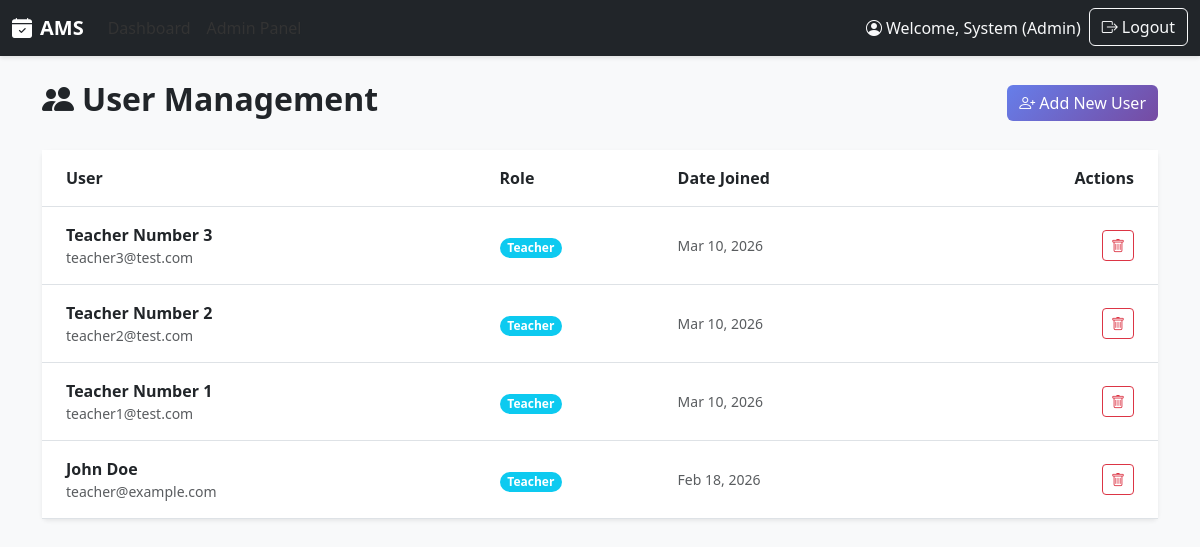
Page /accounts/admin/users/?role=teacher (signed in) on the earlier database version.
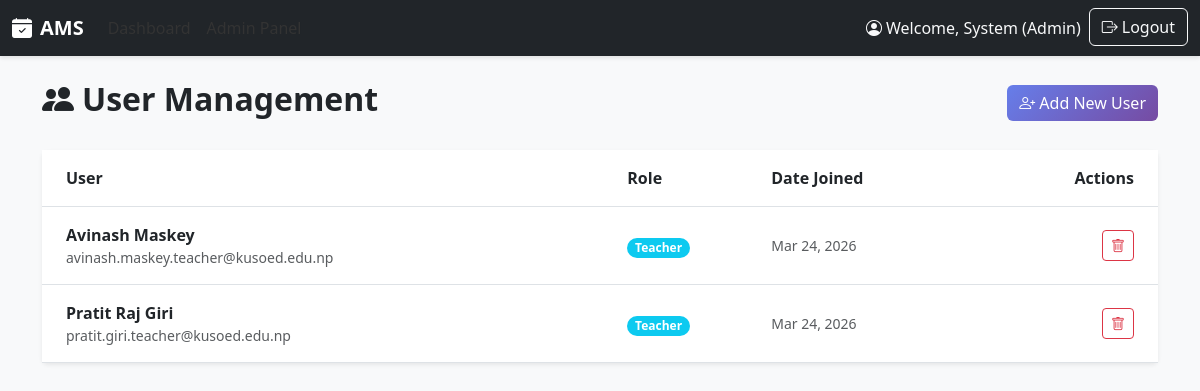
Same page on the later database version.
### core/models.py (models this page shows, shortened)
class User(AbstractUser):
    ROLE_CHOICES = [
        ('admin', 'Admin'),
        ('teacher', 'Teacher'),
        ('student', 'Student'),
    ]
    username = None
    id = models.UUIDField(primary_key=True, default=uuid.uuid4, editable=False)
    firstname = models.CharField(max_length=100)
    middlename = models.CharField(max_length=100, blank=True, null=True)
    lastname = models.CharField(max_length=100)
    email = models.EmailField(unique=True)
    role = models.CharField(max_length=20, choices=ROLE_CHOICES)
    updated_at = models.DateTimeField(auto_now=True)
    USERNAME_FIELD = 'email'
    REQUIRED_FIELDS = ['firstname', 'lastname']
    objects = UserManager()
    class Meta:
        db_table = 'user'
        ordering = ['-date_joined']

### accounts/views.py (the view)
# urls.py: path('admin/users/', views.user_list, name='user_list'),
@login_required
@user_passes_test(role_check('admin'), login_url='login')
def user_list(request):
    role_filter = request.GET.get('role')
    users = User.objects.all()
    if role_filter:
        users = users.filter(role=role_filter)
    context = {
        'users': users,
        'role_filter': role_filter,
        'page_title': 'User Management'
    }
    return render(request, 'admin/user_list.html', context)

### accounts/views.py (called while the page is built)
def role_check(role):
    def check(user):
        return user.is_authenticated and (user.role == role or user.is_superuser)
    return check

### templates/admin/user_list.html (shortened to what this page needs)
{% extends 'base.html' %}
{% block content %}
<div class="d-flex justify-content-between align-items-center mb-4">
    <h2 class="fw-bold"><i class="bi bi-people-fill me-2"></i>{{ page_title }}</h2>
    <a href="{% url 'user_create' %}" class="btn btn-primary">
        <i class="bi bi-person-plus me-1"></i>Add New User
    </a>
</div>
<div class="card shadow-sm border-0 mb-4">
    <div class="card-body p-0">
        <div class="table-responsive">
            <table class="table table-hover align-middle mb-0">
                <thead class="bg-light">
                    <tr>
                        <th class="px-4 py-3">User</th>
                        <th class="py-3">Role</th>
                        <th class="py-3">Date Joined</th>
                        <th class="px-4 py-3 text-end">Actions</th>
                    </tr>
                </thead>
                <tbody>
                    {% for user_obj in users %}
                    <tr>
                        <td class="px-4 py-3">
                            <div class="fw-bold">{{ user_obj.firstname }} {{ user_obj.lastname }}</div>
                            <div class="text-muted small">{{ user_obj.email }}</div>
                        </td>
                        <td class="py-3">
                            <span
                                class="badge {% if user_obj.role == 'admin' %}bg-danger{% elif user_obj.role == 'teacher' %}bg-info{% else %}bg-success{% endif %} rounded-pill">
                                {{ user_obj.role|title }}
                            </span>
                        </td>
                        <td class="py-3 text-muted small">{{ user_obj.date_joined|date:"M d, Y" }}</td>
                        <td class="px-4 py-3 text-end">
                            <form action="{% url 'user_delete' user_obj.id %}" method="get" class="d-inline">
                                <button type="submit" class="btn btn-sm btn-outline-danger">
                                    <i class="bi bi-trash"></i>
                                </button>
                            </form>
                        </td>
                    </tr>
                    {% empty %}
                    <tr>
                        <td colspan="4" class="text-center py-5 text-muted">No users found.</td>
                    </tr>
                    {% endfor %}
                </tbody>
            </table>
        </div>
    </div>
</div>
{% endblock %}

Differences in the rows shown:
removed User: firstname "Teacher", lastname "Number 3", email "teacher3@test.com", role "Teacher", date_joined "Mar 10, 2026"
removed User: firstname "Teacher", lastname "Number 2", email "teacher2@test.com", role "Teacher", date_joined "Mar 10, 2026"
removed User: firstname "Teacher", lastname "Number 1", email "teacher1@test.com", role "Teacher", date_joined "Mar 10, 2026"
removed User: firstname "John", lastname "Doe", email "teacher@example.com", role "Teacher", date_joined "Feb 18, 2026"
added User: firstname "Avinash", lastname "Maskey", email "avinash.maskey.teacher@kusoed.edu.np", role "Teacher", date_joined "Mar 24, 2026"
added User: firstname "Pratit Raj", lastname "Giri", email "pratit.giri.teacher@kusoed.edu.np", role "Teacher", date_joined "Mar 24, 2026"
